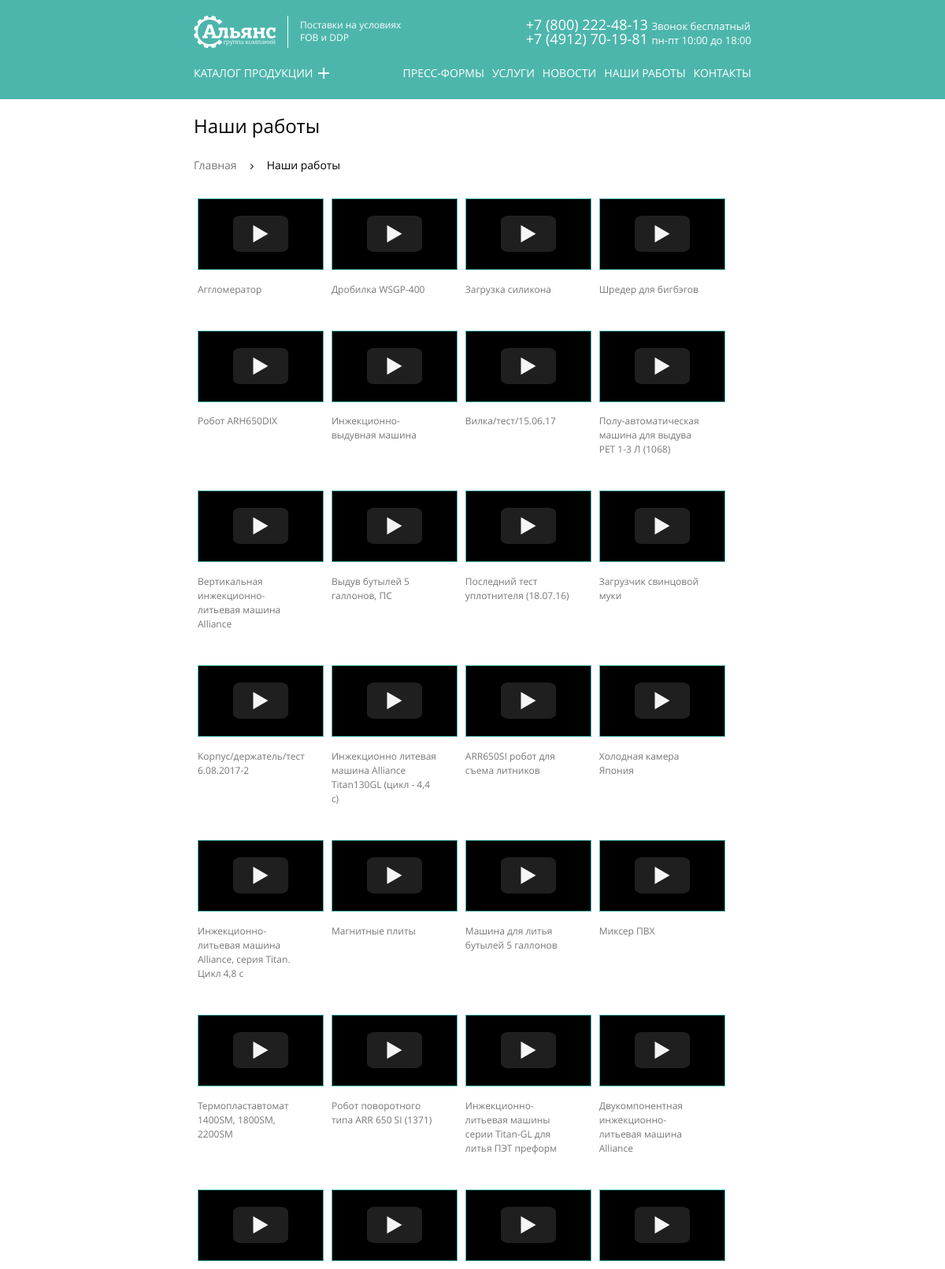
Screenshot of /?view=video (upper part) with the database file from the repository.
### tables this page shows
CREATE TABLE video (
  id INT AUTO_INCREMENT PRIMARY KEY,
  title VARCHAR(255) NOT NULL,
  video_url VARCHAR(255),
  category_id INT NOT NULL,
  seo_title VARCHAR(255),
  seo_description VARCHAR(255)
);

### parts/helpers.php (called while the page is built, shortened)
<?php
function include_template($name, array $data = [])
{
    $name = 'views/pages/' . $name;
    extract($data);
    require $name;
    $result = ob_get_clean();
    return $result;
}

### parts/database.php (called while the page is built, shortened)
<?php
function fetchData($link, $sql): array
{
    $result = mysqli_query($link, $sql) or die(mysqli_error($link));
    return mysqli_fetch_all($result, MYSQLI_ASSOC);
}
function getAllVideo($link): array
{
    $sql = "SELECT id, title, video_url, category_id, seo_title, seo_description FROM video ORDER BY RAND()";
    return fetchData($link, $sql);
}

### views/pages/video.php (the view, shortened to what this page needs)
<div class="container">
  <h1 class="main-title">Наши работы</h1>
  <ul class="breadcrumbs-list">
    <li class="breadcrumbs-list__item">
      <a class="breadcrumbs-list__link" href="../../index.php">Главная</a>
    </li>
    <li class="breadcrumbs-list__item breadcrumbs-list__item--active">
      <a class="breadcrumbs-list__link">Наши работы</a>
    </li>
  </ul>
  <ul class="video-list">
    <?php foreach ($data as $video): ?>
      <li class="video-list__item">
        <lite-youtube class="video-list__box" videoid="<?= $video['video_url']; ?>" style="background-image: url('https://i.ytimg.com/vi/ogfYd705cRs/hqdefault.jpg');">
        </lite-youtube>
        <h4 class="video-list__title"><?= $video['title']; ?></h4>
      </li>
    <?php endforeach; ?>
  </ul>
</div>

### css/lite-yt-embed.css (style rules this page uses)
lite-youtube { background-color: #000; position: relative; display: block; contain: content; background-position: center center; background-size: cover; cursor: pointer; }
lite-youtube::before { content: ''; display: block; position: absolute; top: 0; background-position: top; background-repeat: repeat-x; height: 60px; padding-bottom: 50px; width: 100%; transition: all 0.2s cubic-bezier(0, 0, 0.2, 1); }
lite-youtube::after { content: ""; display: block; padding-bottom: calc(100% / (16 / 9)); }

### css/style.css (style rules this page uses)
.main-title { font-size: 24px; font-weight: 400; }
.video-list { display: flex; flex-wrap: wrap; justify-content: flex-start; margin: 0; padding: 0; list-style: none; }
.video-list__item { width: 24%; margin-bottom: 1%; padding: 10px 5px; }
.video-list__box { border: 1px solid #4db6ac; }
.video-list__title { padding-right: 24px; font-size: 12px; font-weight: 400; color: #777777; }

### css/main.css (style rules this page uses)
html { height: 100%; width: 100%; box-sizing: border-box; }
body { margin: 0; padding: 0; font-weight: 400; font-size: 14px; line-height: 1.5; font-family: "OpenSans", "Arial", "Helvetica", sans-serif; color: #000000; }
a { color: #777777; text-decoration: none; }
ul { margin: 0; padding: 0; list-style: none; }
*, *::before, *::after { box-sizing: inherit; }
.container { margin-right: auto; margin-left: auto; padding-right: 20px; padding-left: 20px; }
@media (min-width: 768px) { .container { max-width: 768px; padding-right: 30px; padding-left: 30px; } }
.breadcrumbs-list { display: flex; flex-wrap: wrap; margin: 20px 0; }
.breadcrumbs-list__link { font-weight: 300; line-height: 24px; color: #777777; }
.breadcrumbs-list__item { position: relative; }
.breadcrumbs-list__item:not(:last-child) { position: relative; margin-right: 16px; padding-right: 22px; }
.breadcrumbs-list__item:not(:last-child)::before { content: ""; position: absolute; top: 50%; right: 0; width: 5px; height: 7px; margin-top: -2px; background-color: transparent; background-image: url("../img/nav-arrow.svg"); background-repeat: no-repeat; }
.breadcrumbs-list__item:last-child .breadcrumbs-list__link { color: #000000; pointer-events: none; }

### rows the page displays
video: title "Аггломератор"
video: title "Дробилка WSGP-400"
video: title "Загрузка силикона"
video: title "Шредер для бигбэгов"
video: title "Робот ARH650DIХ"
video: title "Инжекционно-выдувная машина"
video: title "Вилка/тест/15.06.17"
video: title "Полу-автоматическая машина для выдува PET 1-3 Л (1068)"
video: title "Вертикальная инжекционно-литьевая машина Alliance"
video: title "Выдув бутылей 5 галлонов, ПC"
video: title "Последний тест уплотнителя (18.07.16)"
video: title "Загрузчик свинцовой муки"
video: title "Корпус/держатель/тест 6.08.2017-2"
video: title "Инжекционно литевая машина Alliance Titan130GL (цикл - 4,4 с)"
video: title "ARR650SI робот для съема литников"
video: title "Холодная камера Япония"
video: title "Инжекционно-литьевая машина Alliance, серия Titan. Цикл 4,8 с"
video: title "Магнитные плиты"
video: title "Машина для литья бутылей 5 галлонов"
video: title "Миксер ПВХ"
video: title "Термопластавтомат 1400SM, 1800SM, 2200SM"
video: title "Робот поворотного типа ARR 650 SI (1371)"
video: title "Инжекционно-литьевая машины серии Titan-GL для литья ПЭТ преформ"
video: title "Двукомпонентная инжекционно-литьевая машина Alliance"
